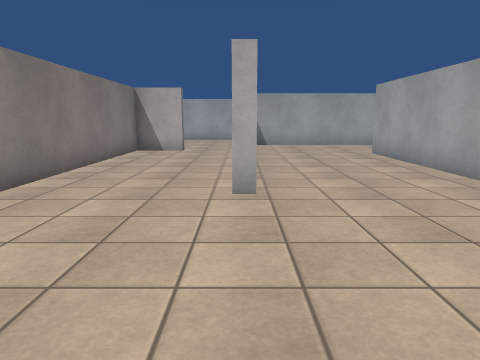
view 1 (above)

21 first-person views from a walk through a Unity game level. The camera is 1.3 m above the floor, tilts 10° down and sees 70° across. The floor is counted in squares, 1 m on a side. Each view is taken from the middle of a square. On the plan, view 1 faces up. The plan holds only what a view shows up to about 15 squares ahead; the rest is blank. The place goes on beyond the plan. Surface patterns are stand-ins for the level's own textures.

view 2
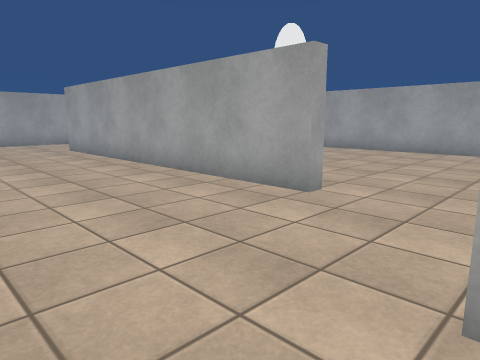

view 3
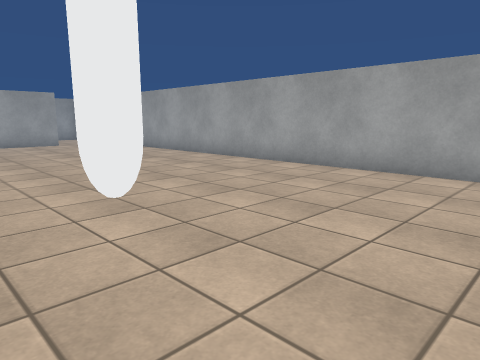

view 4
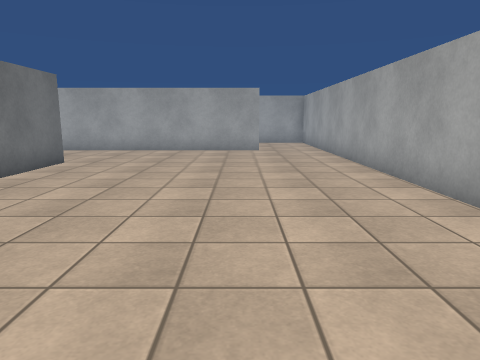

view 5
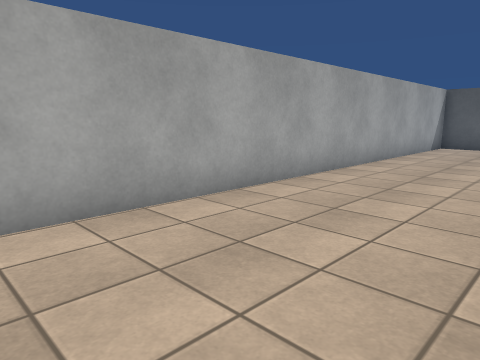

view 6
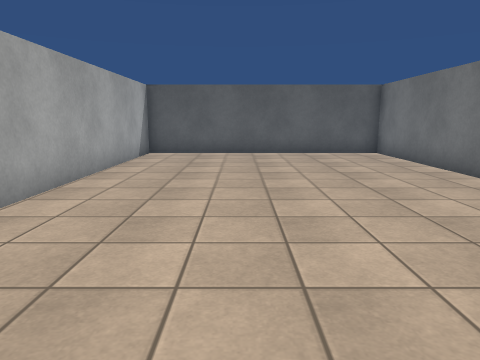

view 7
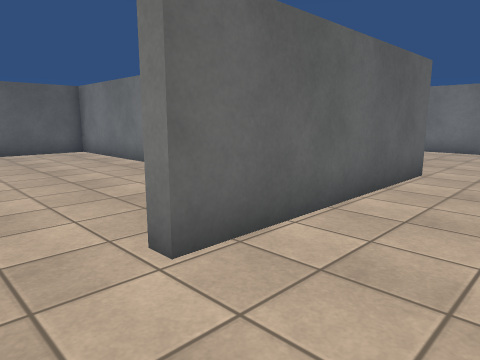

view 8
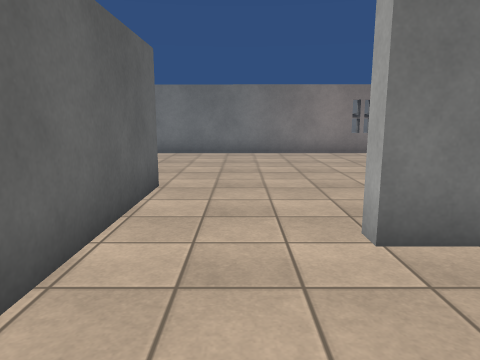

view 9
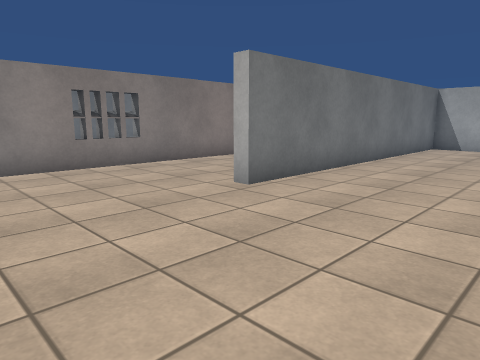

view 10
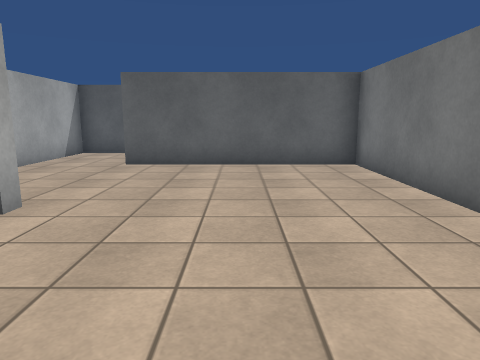

view 11
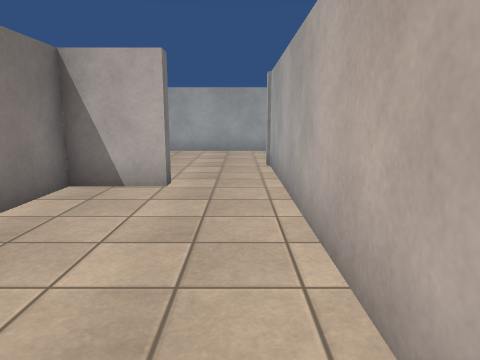

view 12
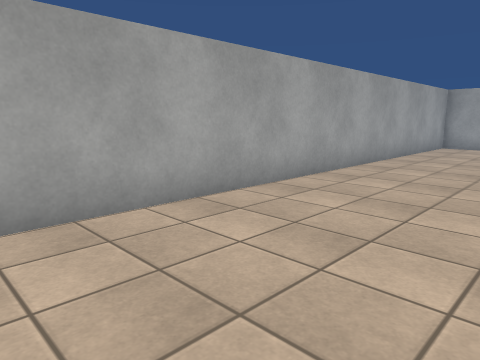

view 13
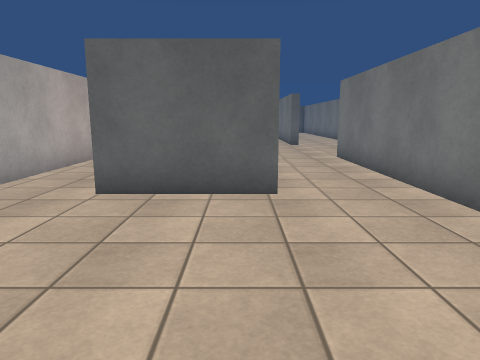

view 14
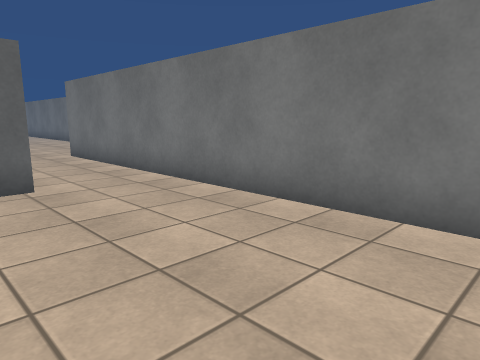

view 15
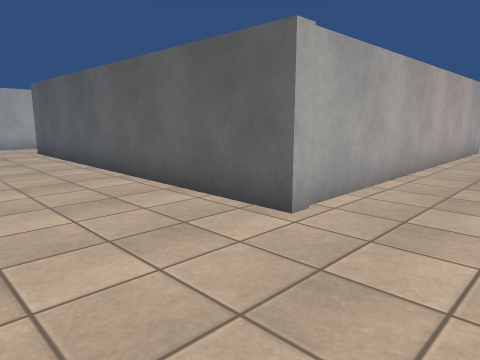

view 16
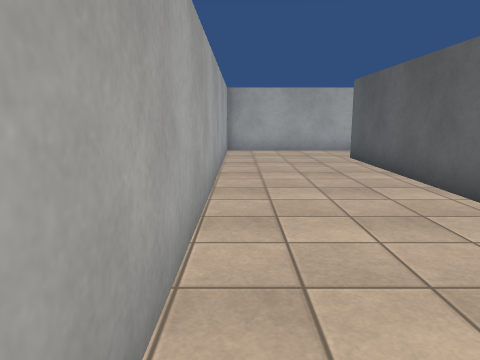

view 17
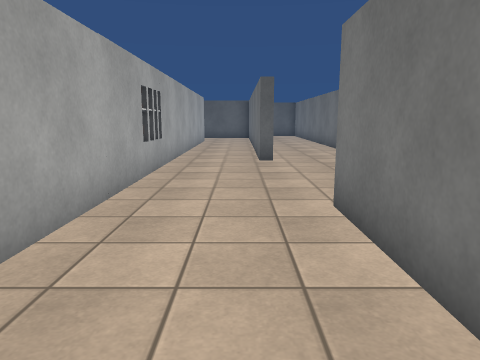

view 18
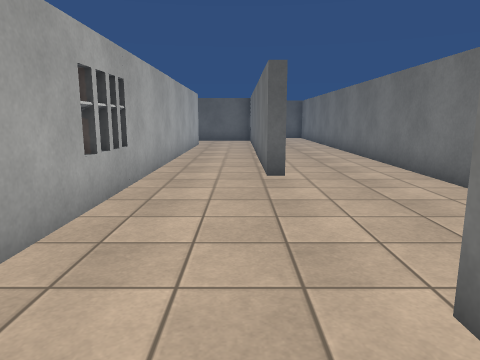

view 19
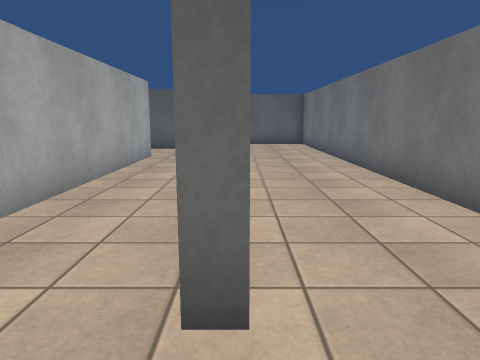

view 20
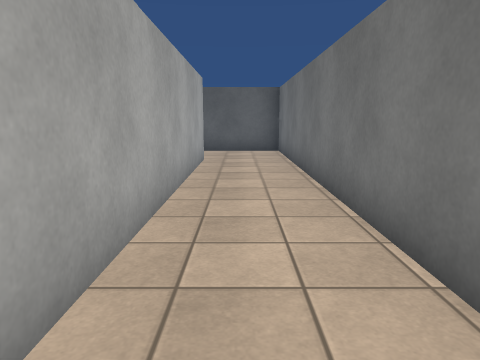

view 21
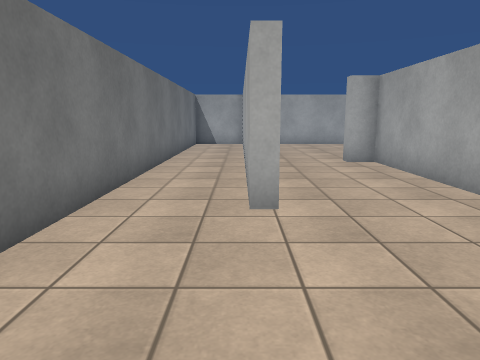

### Floor plan
Points are (right, up) in squares from view 1. A wall is a line through its corners. A room is listed if a view was taken in it or the views show most of it. See-through windows are left out.
Room 1 (views 1, 2, 3, 4, 5, 6, 7, 8, 9, 10, 11, 12, 13, 14, 15, 16, 17, 18, 19, 20, 21)
walls: (5.6, 2.5) (5.6, 1.4) (5.2, 1.4) (5.2, 13.5); (2.3, -2.1) (2.3, -1.6) (9.3, -1.6) (9.3, -2.1); (5.6, 13.5) (5.6, 10.6); (-8.1, 3) (-7.6, 3) (-7.6, -10.5) (-4.5, -10.5); (5.6, -7.6) (5.6, -13.5) (14.6, -13.5) (14.6, 22.5) (-4, 22.5); (-11.4, 4.6) (-11.4, -10.2); (-4.8, -7.4) (-4.8, 14.6) (-5.7, 14.6) (-5.7, 15.1) (-2.4, 15.1) (-2.4, 14.6) (-4.4, 14.6) (-4.4, -7) (2.4, -7); (3.5, -10.5) (5.2, -10.5) (5.2, -6.4); (11.9, 17.8) (0.3, 17.8) (0.3, 6) (-0.1, 6) (-0.1, 18.2) (11.9, 18.2); (-8.4, 21.4) (-8.4, 8.9) (-8.9, 8.9) (-8.9, 13.6); (-11.4, 19.1) (-11.4, 7.1)

Where each view was taken, in squares from view 1:
view 1: 0 up, 0 right, facing up
view 2: 2 down, 0 right, facing up-right
view 3: 1 down, 6 right, facing up-right
view 4: 3 up, 11 right, facing up
view 5: 4 up, 10 right, facing down-right
view 6: 0 up, 11 right, facing down
view 7: 1 up, 11 right, facing down-left
view 8: 0 up, 9 right, facing left
view 9: 1 up, 5 right, facing up-left
view 10: 3 up, 1 left, facing down
view 11: 8 up, 1 left, facing up
view 12: 18 up, 3 left, facing up-right
view 13: 21 up, 5 left, facing down
view 14: 22 up, 4 left, facing down-left
view 15: 22 up, 3 left, facing down-right
view 16: 22 up, 0 right, facing right
view 17: 14 up, 7 left, facing down
view 18: 11 up, 7 left, facing down
view 19: 5 up, 8 left, facing down
view 20: 4 up, 6 left, facing down
view 21: 4 up, 9 left, facing up
